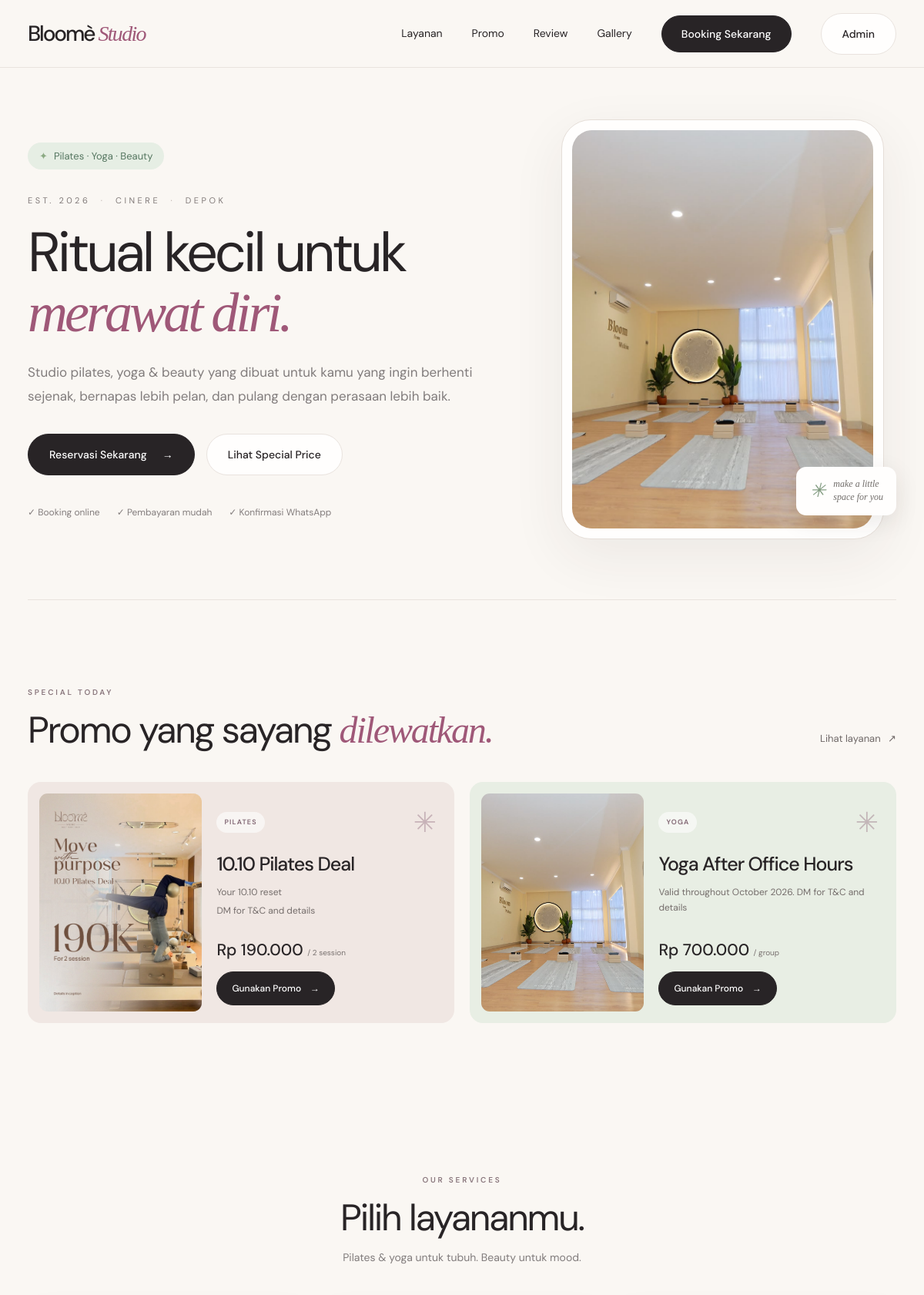
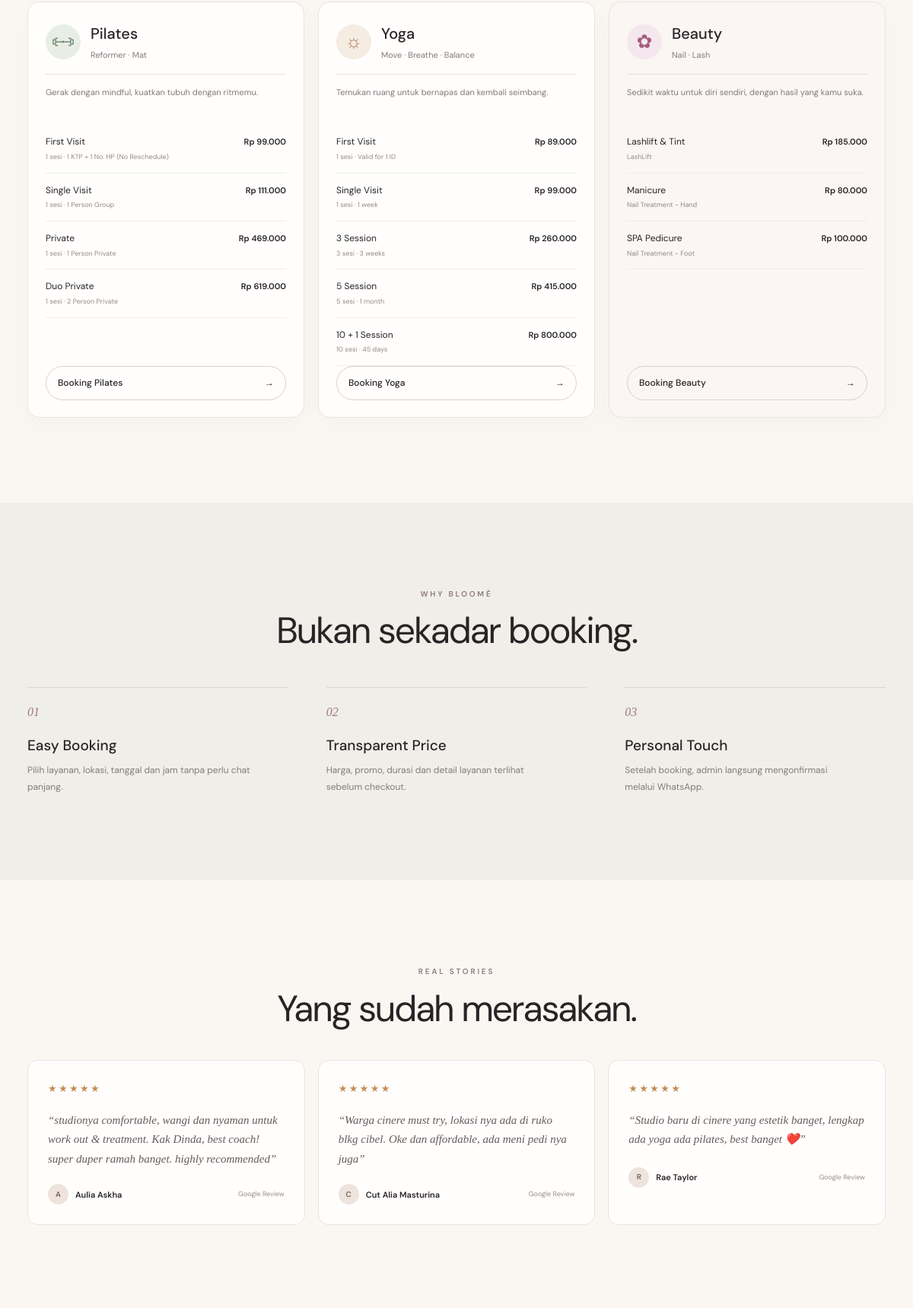
The page / (upper part) on the database its author committed (2 pictures, top to bottom).
### tables this page shows
CREATE TABLE `promos` (
  `id` int(10) UNSIGNED NOT NULL,
  `code` varchar(40) NOT NULL,
  `discipline` enum('pilates','yoga','beauty','general') NOT NULL,
  `title` varchar(120) NOT NULL,
  `tagline` varchar(160) DEFAULT NULL,
  `price` int(10) UNSIGNED NOT NULL,
  `price_unit` varchar(40) NOT NULL COMMENT 'contoh: 2 session, group',
  `session_count` smallint(5) UNSIGNED DEFAULT NULL,
  `participants_min` tinyint(3) UNSIGNED DEFAULT NULL,
  `participants_max` tinyint(3) UNSIGNED DEFAULT NULL,
  `available_days` varchar(60) DEFAULT NULL,
  `valid_from` date DEFAULT NULL,
  `valid_until` date DEFAULT NULL,
  `terms_note` varchar(255) DEFAULT NULL,
  `image_path` varchar(255) DEFAULT NULL,
  `is_active` tinyint(1) NOT NULL DEFAULT '1',
  `created_at` timestamp NOT NULL DEFAULT CURRENT_TIMESTAMP,
  `updated_at` timestamp NOT NULL DEFAULT CURRENT_TIMESTAMP ON UPDATE CURRENT_TIMESTAMP
);

CREATE TABLE `pilates_pricing` (
  `id` int(10) UNSIGNED NOT NULL,
  `kind` enum('session','membership') NOT NULL,
  `class_type` enum('group','private','duo','triple') NOT NULL,
  `name` varchar(60) NOT NULL,
  `session_count` smallint(5) UNSIGNED NOT NULL DEFAULT '1',
  `bonus_sessions` smallint(5) UNSIGNED NOT NULL DEFAULT '0',
  `participants` tinyint(3) UNSIGNED NOT NULL DEFAULT '1',
  `validity_days` smallint(5) UNSIGNED DEFAULT NULL,
  `validity_label` varchar(40) DEFAULT NULL,
  `price` int(10) UNSIGNED NOT NULL,
  `no_reschedule` tinyint(1) NOT NULL DEFAULT '0',
  `notes` varchar(255) DEFAULT NULL,
  `sort_order` tinyint(3) UNSIGNED NOT NULL DEFAULT '0',
  `is_active` tinyint(1) NOT NULL DEFAULT '1'
);

CREATE TABLE `yoga_pricing` (
  `id` int(10) UNSIGNED NOT NULL,
  `name` varchar(60) NOT NULL,
  `session_count` smallint(5) UNSIGNED NOT NULL,
  `bonus_sessions` smallint(5) UNSIGNED NOT NULL DEFAULT '0',
  `validity_days` smallint(5) UNSIGNED DEFAULT NULL,
  `validity_label` varchar(40) NOT NULL,
  `price` int(10) UNSIGNED NOT NULL,
  `notes` varchar(255) DEFAULT NULL,
  `sort_order` tinyint(3) UNSIGNED NOT NULL DEFAULT '0',
  `is_active` tinyint(1) NOT NULL DEFAULT '1'
);

CREATE TABLE `beauty_services` (
  `id` int(10) UNSIGNED NOT NULL,
  `category_id` tinyint(3) UNSIGNED NOT NULL,
  `name` varchar(100) NOT NULL,
  `description` varchar(255) DEFAULT NULL,
  `price_type` enum('fixed','range','percent','free') NOT NULL DEFAULT 'fixed',
  `price` int(10) UNSIGNED DEFAULT NULL COMMENT 'harga / harga minimum (Rp)',
  `price_max` int(10) UNSIGNED DEFAULT NULL COMMENT 'harga maksimum untuk price_type = range',
  `percent_value` tinyint(3) UNSIGNED DEFAULT NULL COMMENT 'persen untuk price_type = percent',
  `notes` varchar(255) DEFAULT NULL,
  `sort_order` tinyint(3) UNSIGNED NOT NULL DEFAULT '0',
  `is_active` tinyint(1) NOT NULL DEFAULT '1',
  `is_featured` tinyint(1) NOT NULL DEFAULT '0'
);

CREATE TABLE `beauty_categories` (
  `id` tinyint(3) UNSIGNED NOT NULL,
  `code` varchar(30) NOT NULL,
  `name` varchar(80) NOT NULL,
  `group_name` enum('lash','brow_lips','nail') NOT NULL,
  `sort_order` tinyint(3) UNSIGNED NOT NULL DEFAULT '0'
);

CREATE TABLE `studio_reviews` (
  `id` int(10) UNSIGNED NOT NULL,
  `name` varchar(100) NOT NULL,
  `review_text` varchar(1000) NOT NULL,
  `rating` tinyint(3) UNSIGNED NOT NULL DEFAULT '5',
  `source` varchar(40) NOT NULL DEFAULT 'Google Review',
  `sort_order` smallint(5) UNSIGNED NOT NULL DEFAULT '0',
  `is_active` tinyint(1) NOT NULL DEFAULT '1',
  `created_at` timestamp NOT NULL DEFAULT CURRENT_TIMESTAMP,
  `updated_at` timestamp NOT NULL DEFAULT CURRENT_TIMESTAMP ON UPDATE CURRENT_TIMESTAMP
);

### application/controllers/Welcome.php (called while the page is built, shortened)
<?php
class Welcome extends CI_Controller {
	public function index()
	{
		$this->load->model('Studio_model', 'studio');
		$data = array(
			'promos' => $this->studio->get_active_promos(),
			'pilates' => $this->studio->get_pilates_prices(),
			'yoga' => $this->studio->get_yoga_prices(),
			'beauty' => $this->studio->get_beauty_preview(),
			'reviews' => $this->studio->get_active_reviews(),
			'gallery' => $this->studio->get_active_gallery()
		);
		$this->load->view('welcome_message', $data);
	}
}

### index.php (called while the page is built, shortened)
<?php
require_once BASEPATH.'core/CodeIgniter.php';

### application/models/Studio_model.php (called while the page is built, shortened)
<?php
class Studio_model extends CI_Model
{
	public function get_active_promos()
	{
		$today = date('Y-m-d');
		return $this->db
			->select('code, discipline, title, tagline, price, price_unit, terms_note, image_path')
			->where('is_active', 1)
			->group_start()
				->where('valid_from IS NULL', NULL, FALSE)
				->or_where('valid_from <=', $today)
			->group_end()
			->group_start()
				->where('valid_until IS NULL', NULL, FALSE)
				->or_where('valid_until >=', $today)
			->group_end()
			->order_by('valid_until IS NULL', 'ASC', FALSE)
			->order_by('valid_until', 'ASC')
			->limit(4)
			->get('promos')
			->result();
	}
	public function get_pilates_prices()
	{
		return $this->db
			->select('name, session_count, price, notes')
			->where('kind', 'session')
			->where('is_active', 1)
			->order_by('sort_order', 'ASC')
			->limit(4)
			->get('pilates_pricing')
			->result();
	}
	public function get_yoga_prices()
	{
		return $this->db
			->select('name, session_count, validity_label, price')
			->where('is_active', 1)
			->order_by('sort_order', 'ASC')
			->limit(5)
			->get('yoga_pricing')
			->result();
	}
	public function get_beauty_preview()
	{
		return $this->db
			->select('s.name, s.description, s.price_type, s.price, s.price_max, s.percent_value, s.notes, c.name AS category_name')
			->from('beauty_services s')
			->join('beauty_categories c', 'c.id = s.category_id')
			->where('s.is_active', 1)
			->where('s.is_featured', 1)
			->order_by('c.sort_order', 'ASC')
			->order_by('s.sort_order', 'ASC')
			->get()
			->result();
	}
	public function get_active_reviews()
	{
		return $this->db
			->where('is_active', 1)
			->order_by('sort_order', 'ASC')
			->order_by('id', 'ASC')
			->get('studio_reviews')
			->result();
	}
}

### application/views/welcome_message.php (the view, shortened to what this page needs)
<?php
$booking_url = site_url('booking');
$money = function ($amount) {
	return 'Rp ' . number_format((float) $amount, 0, ',', '.');
};
$service_booking_url = function ($service) use ($booking_url) {
	$service_key = strtolower($service);
	foreach (array('pilates', 'yoga', 'beauty') as $available_service) {
		if (strpos($service_key, $available_service) !== FALSE) {
			return $booking_url . '?service=' . $available_service;
		}
	}
	return $booking_url;
};
$promo_booking_url = function ($promo) use ($service_booking_url) {
	return $promo->code === 'PILATES-1010'
		? site_url('booking/pilates-deal')
		: $service_booking_url($promo->discipline);
};
$promo_image_url = function ($promo) {
	$image_path = !empty($promo->image_path) ? $promo->image_path : NULL;
	if ($image_path === NULL) {
		$image_defaults = array(
			'PILATES-1010' => '10.10-pilates.jpeg',
			'YOGA-AFTER-OFFICE' => 'yoga-promo.jpeg'
		);
		$image_path = isset($image_defaults[$promo->code]) ? $image_defaults[$promo->code] : NULL;
	}
	if ($image_path === NULL || !preg_match('#^(?:promo-uploads/)?[A-Za-z0-9][A-Za-z0-9._-]*\.(?:jpe?g|png)$#i', $image_path)) {
		return NULL;
	}
	return base_url('img/' . $image_path);
};
?><!DOCTYPE html>
<html lang="id">
<head>
	<link rel="stylesheet" href="<?php echo base_url('assets/css/bloome.css?v=' . filemtime(FCPATH . 'assets/css/bloome.css')); ?>">
</head>
<body>
	<header class="site-header">
		<a class="wordmark" href="#home" aria-label="Bloomè Studio, beranda">Bloomè <span>Studio</span></a>
		<nav class="main-nav" aria-label="Navigasi utama">
			<a href="#services">Layanan</a>
			<a href="#promos">Promo</a>
			<a href="#reviews">Review</a>
			<a href="#gallery">Gallery</a>
			<a class="button button-dark nav-booking" href="#services">Booking Sekarang</a>
			<a class="button button-light nav-admin" href="<?php echo site_url('admin'); ?>">Admin</a>
		</nav>
	</header>
	<main>
		<section class="hero section-wrap" id="home">
			<div class="hero-copy">
				<div class="eyebrow-pill"><span>✦</span> Pilates · Yoga · Beauty</div>
				<p class="hero-location">EST. 2026 <span>·</span> CINERE <span>·</span> DEPOK</p>
				<h1>Ritual kecil untuk <em>merawat diri.</em></h1>
				<p class="hero-description">Studio pilates, yoga &amp; beauty yang dibuat untuk kamu yang ingin berhenti sejenak, bernapas lebih pelan, dan pulang dengan perasaan lebih baik.</p>
				<div class="hero-actions">
					<a class="button button-dark" href="#services">Reservasi Sekarang <span aria-hidden="true">→</span></a>
					<a class="button button-light" href="#promos">Lihat Special Price</a>
				</div>
				<div class="hero-benefits"><span>✓ Booking online</span><span>✓ Pembayaran mudah</span><span>✓ Konfirmasi WhatsApp</span></div>
			</div>
			<div class="hero-visual" aria-label="Suasana Bloomè Studio">
				<div class="hero-image-main hero-carousel" data-hero-carousel role="region" aria-label="Galeri foto Bloomè Studio" aria-roledescription="carousel">
					<img class="hero-slide is-active" src="<?php echo base_url('img/yoga.jpeg'); ?>" alt="Studio yoga Bloomè dengan ruang latihan yang terang" aria-hidden="false">
				</div>
				<div class="hero-image-caption"><span class="caption-spark">✳</span><span>make a little<br>space for you</span></div>
			</div>
		</section>
		<section class="promo-section section-wrap section-space" id="promos">
			<div class="section-heading heading-row">
				<div><p class="eyebrow">SPECIAL TODAY</p><h2>Promo yang sayang <em>dilewatkan.</em></h2></div>
				<a class="text-link" href="#services">Lihat layanan <span>↗</span></a>
			</div>
			<?php if (!empty($promos)): ?>
			<div class="promo-grid">
				<?php foreach ($promos as $index => $promo): ?>
				<?php $promo_image = $promo_image_url($promo); ?>
				<article class="promo-card<?php echo $promo_image ? ' has-image' : ''; ?> <?php echo $index % 2 === 1 ? 'promo-card-sage' : ''; ?>">
					<?php if ($promo_image): ?><img class="promo-card-image" src="<?php echo html_escape($promo_image); ?>" alt="<?php echo html_escape($promo->title); ?>" loading="lazy"><?php endif; ?>
					<div class="promo-card-content">
						<div class="promo-topline"><span class="promo-label"><?php echo html_escape(strtoupper($promo->discipline)); ?></span><span class="promo-spark">✳</span></div>
						<h3><?php echo html_escape($promo->title); ?></h3>
						<?php if (!empty($promo->tagline)): ?><p class="promo-tagline"><?php echo html_escape($promo->tagline); ?></p><?php endif; ?>
						<?php if (!empty($promo->terms_note)): ?><p class="promo-description"><?php echo html_escape($promo->terms_note); ?></p><?php endif; ?>
						<div class="promo-bottom"><p class="promo-price"><?php echo $money($promo->price); ?> <small>/ <?php echo html_escape($promo->price_unit); ?></small></p><a class="button button-dark button-small" href="<?php echo html_escape($promo_booking_url($promo)); ?>">Gunakan Promo <span>→</span></a></div>
					</div>
				</article>
				<?php endforeach; ?>
			</div>
			<?php else: ?>
			<div class="empty-promo">Belum ada promo aktif saat ini. Temukan paket layanan kami di bawah.</div>
			<?php endif; ?>
		</section>
		<section class="services-section section-wrap section-space" id="services">
			<div class="section-heading centered-heading"><p class="eyebrow">OUR SERVICES</p><h2>Pilih layananmu.</h2><p>Pilates &amp; yoga untuk tubuh. Beauty untuk mood.</p></div>
			<div class="service-grid">
				<article class="service-card">
					<div class="service-card-heading"><span class="service-icon icon-pilates"></span><div><h3>Pilates</h3><p>Reformer · Mat</p></div></div>
					<p class="service-intro">Gerak dengan mindful, kuatkan tubuh dengan ritmemu.</p>
					<ul class="price-list">
						<?php foreach ($pilates as $item): ?>
						<li><span><?php echo html_escape($item->name); ?><small><?php echo (int) $item->session_count; ?> sesi<?php echo !empty($item->notes) ? ' · ' . html_escape($item->notes) : ''; ?></small></span><strong><?php echo $money($item->price); ?></strong></li>
						<?php endforeach; ?>
					</ul>
					<a class="button button-outline service-cta" href="<?php echo $service_booking_url('Pilates'); ?>">Booking Pilates <span>→</span></a>
				</article>
				<article class="service-card">
					<div class="service-card-heading"><span class="service-icon icon-yoga">☼</span><div><h3>Yoga</h3><p>Move · Breathe · Balance</p></div></div>
					<p class="service-intro">Temukan ruang untuk bernapas dan kembali seimbang.</p>
					<ul class="price-list">
						<?php foreach ($yoga as $item): ?>
						<li><span><?php echo html_escape($item->name); ?><small><?php echo (int) $item->session_count; ?> sesi · <?php echo html_escape($item->validity_label); ?></small></span><strong><?php echo $money($item->price); ?></strong></li>
						<?php endforeach; ?>
					</ul>
					<a class="button button-outline service-cta" href="<?php echo $service_booking_url('Yoga'); ?>">Booking Yoga <span>→</span></a>
				</article>
				<article class="service-card service-card-beauty">
					<div class="service-card-heading"><span class="service-icon icon-beauty">✿</span><div><h3>Beauty</h3><p>Nail · Lash</p></div></div>
					<p class="service-intro">Sedikit waktu untuk diri sendiri, dengan hasil yang kamu suka.</p>
					<ul class="price-list">
						<?php foreach ($beauty as $item): ?>
						<li><span><?php echo html_escape($item->name); ?><small><?php echo html_escape($item->category_name); ?></small></span><strong><?php echo $item->price_type === 'free' ? 'Gratis' : ($item->price_type === 'percent' ? (int) $item->percent_value . '%' : ($item->price_type === 'range' ? $money($item->price) . ' – ' . $money($item->price_max) : $money($item->price))); ?></strong></li>
						<?php endforeach; ?>
					</ul>
					<a class="button button-outline service-cta" href="<?php echo $service_booking_url('Beauty Treatment'); ?>">Booking Beauty <span>→</span></a>
				</article>
			</div>
		</section>
		<section class="why-section section-space">
			<div class="section-wrap">
				<div class="section-heading centered-heading"><p class="eyebrow">WHY BLOOMÈ</p><h2>Bukan sekadar booking.</h2></div>
				<div class="benefit-grid">
					<article><span>01</span><h3>Easy Booking</h3><p>Pilih layanan, lokasi, tanggal dan jam tanpa perlu chat panjang.</p></article>
					<article><span>02</span><h3>Transparent Price</h3><p>Harga, promo, durasi dan detail layanan terlihat sebelum checkout.</p></article>
					<article><span>03</span><h3>Personal Touch</h3><p>Setelah booking, admin langsung mengonfirmasi melalui WhatsApp.</p></article>
				</div>
			</div>
		</section>
		<?php $this->load->view('partials/reviews'); ?>
		<section class="gallery-section section-wrap section-space" id="gallery">
		</section>
	</main>
</body>
</html>

### application/views/partials/reviews.php (shortened to what this page needs)
<section class="reviews-section section-wrap section-space" id="reviews">
	<div class="section-heading centered-heading"><p class="eyebrow">REAL STORIES</p><h2>Yang sudah merasakan.</h2></div>
	<div class="review-grid">
		<?php foreach ($reviews as $review): ?>
		<figure class="review-card">
			<div class="stars" aria-label="<?php echo (int) $review->rating; ?> dari 5 bintang"><?php echo str_repeat('★', (int) $review->rating); ?></div>
			<blockquote>“<?php echo html_escape($review->review_text); ?>”</blockquote>
			<figcaption><span class="review-avatar"><?php echo html_escape(strtoupper(substr($review->name, 0, 1))); ?></span><?php echo html_escape($review->name); ?><small class="review-source"><?php echo html_escape($review->source); ?></small></figcaption>
		</figure>
		<?php endforeach; ?>
	</div>
</section>

### rows shown on the page
promos: image_path (picture), discipline "PILATES", title "10.10 Pilates Deal", tagline "Your 10.10 reset", terms_note "DM for T&C and details", price "Rp 190.000", price_unit "2 session"
promos: image_path (picture), discipline "YOGA", title "Yoga After Office Hours", terms_note "Valid throughout October 2026. DM for T&C and details", price "Rp 700.000", price_unit "group"
pilates_pricing: name "First Visit", session_count "1", notes "1 KTP + 1 No. HP (No Reschedule)", price "Rp 99.000"
pilates_pricing: name "Single Visit", session_count "1", notes "1 Person Group", price "Rp 111.000"
pilates_pricing: name "Private", session_count "1", notes "1 Person Private", price "Rp 469.000"
pilates_pricing: name "Duo Private", session_count "1", notes "2 Person Private", price "Rp 619.000"
yoga_pricing: name "First Visit", session_count "1", validity_label "Valid for 1 ID", price "Rp 89.000"
yoga_pricing: name "Single Visit", session_count "1", validity_label "1 week", price "Rp 99.000"
yoga_pricing: name "3 Session", session_count "3", validity_label "3 weeks", price "Rp 260.000"
yoga_pricing: name "5 Session", session_count "5", validity_label "1 month", price "Rp 415.000"
yoga_pricing: name "10 + 1 Session", session_count "10", validity_label "45 days", price "Rp 800.000"
beauty_services: name "Lashlift & Tint", category.name "LashLift", price "Rp 185.000"
beauty_services: name "Manicure", category.name "Nail Treatment - Hand", price "Rp 80.000"
beauty_services: name "SPA Pedicure", category.name "Nail Treatment - Foot", price "Rp 100.000"
studio_reviews: rating "★★★★★", review_text "studionya comfortable, wangi dan nyaman untuk work out & treatment. Kak Dinda, best coach! super duper ramah banget. highly recommended", name "A", name "Aulia Askha", source "Google Review"
studio_reviews: rating "★★★★★", review_text "Warga cinere must try, lokasi nya ada di ruko blkg cibel. Oke dan affordable, ada meni pedi nya juga", name "C", name "Cut Alia Masturina", source "Google Review"
studio_reviews: rating "★★★★★", review_text "Studio baru di cinere yang estetik banget, lengkap ada yoga ada pilates, best banget ❤️", name "R", name "Rae Taylor", source "Google Review"
